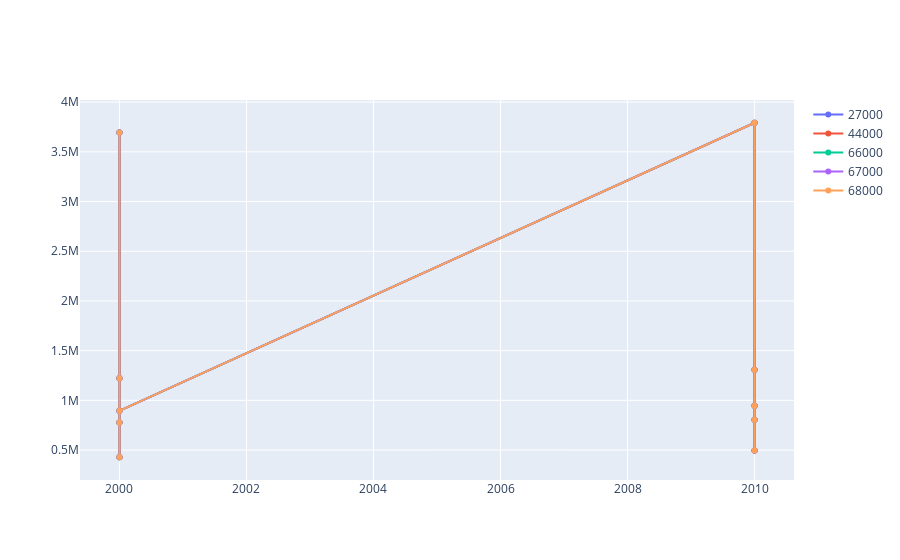

Here is the notebook cell this chart was saved with:
### Code cell
fig = go.Figure(data=data_store)
#fig.update_layout()
fig.show()
